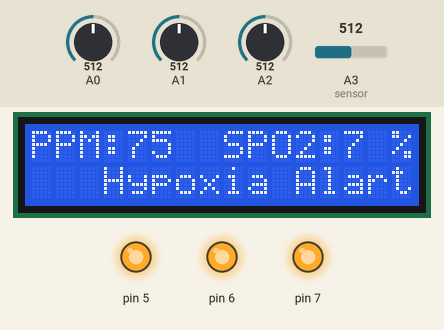
Recording of a sketch running on a simulated Arduino Uno, built with avr-gcc and run on an emulated ATmega328P. Shown: 16×2 character LCD, output pins drawn as LEDs (lit = HIGH). The inputs (shaded band) are chosen by the test bench; at power-on: A1 = 512, A0 = 512, A2 = 512, A3 (sensor) = 512. What the sketch prints to the serial monitor is not drawn.

Above: at 3.2 s.
3.3 s: A1 set to 716
At 4.8 s:
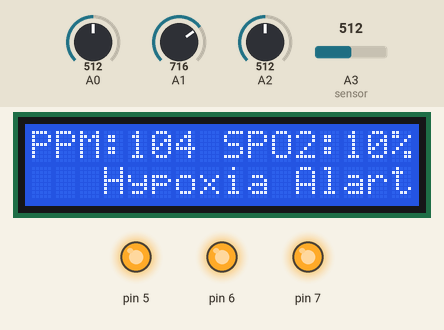
5.8 s: A1 set to 992
At 7.1 s:
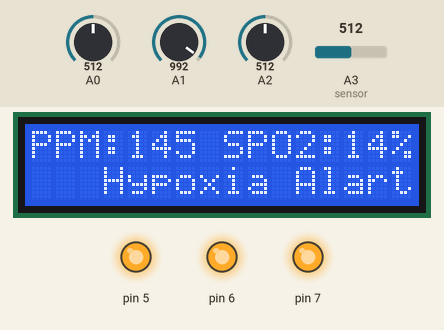
8.2 s: A1 set to 306
At 9.5 s:
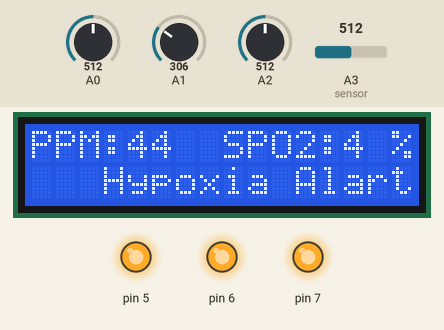
Timing chart, 0 to 11.2 s (numbered marks = the images above; inputs shaded):
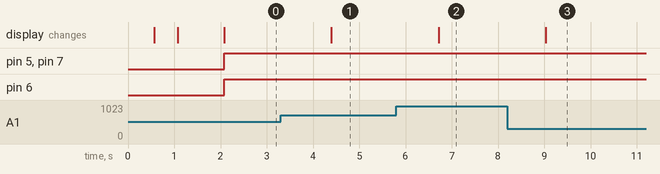

The sketch:

Final_Project_1_2.ino
```cpp
#include <LiquidCrystal.h>
LiquidCrystal lcd(3,4,10,11,12,13);
const int sensor=A3;
int pulse = 0;
int lr = 0;
int li = 0;
void setup() {
  // put your setup code here, to run once:
  pinMode(A0,INPUT);
  pinMode(A1,INPUT);
  pinMode(A2,INPUT);
  pinMode(5,OUTPUT);
  pinMode(6,OUTPUT);
  pinMode(7,OUTPUT);

  lcd.begin(16,2);
  lcd.setCursor(0,0);
  lcd.print("Instrumentation");
  lcd.setCursor(3,1);
  lcd.print("Medic");
  delay(500);
  lcd.clear();
  lcd.setCursor(0,0);
  lcd.print("PulseOximeter");
  lcd.setCursor(0,1);
  lcd.print("Project potato");
  delay(500);
  lcd.clear();
  Serial.begin(9600);
  Serial.println("Tempareture Sensor");
  Serial.println();
  delay(1000);
}

void loop() {
  // put your main code here, to run repeatedly:
  pulse=analogRead(A0);
  lr=analogRead(A1);
  li=analogRead(A2);
  lr=map(lr,0,1023,00,150);
  li=map(lr,0,1023,00,100);
  lcd.clear();
  lcd.setCursor(0,0);
  lcd.print("PPM: ");
  lcd.setCursor(4,0);
  lcd.print(lr);
  lcd.setCursor(8,0);
  lcd.print("SPO2: ");
  lcd.setCursor(13,0);
  lcd.print(li);
  lcd.setCursor(15,0);
  lcd.print("%");
  if(li<90) {
    digitalWrite(7,HIGH);
    digitalWrite(5,HIGH);
    lcd.setCursor(3,1);
    lcd.print("Hypoxia Alart");
  }
  else {
    digitalWrite(7,LOW);
    digitalWrite(5,LOW);
  }
  if(li>=90&&li<=93) {
    digitalWrite(6,HIGH);
    lcd.setCursor(3,1);
    lcd.print("Lucky Day Man");
  }
  else {
    digitalWrite(6,HIGH);
  }
  delay(150);
  int vout=analogRead(sensor);
  vout=(vout*4.88)/10;
  int tempc=vout;
  int tempf=(vout*1.8)+32;
  Serial.print("Temperature in C=");
  Serial.print("\t");
  Serial.print(tempc);
  Serial.print("Temperature in F=");
  Serial.print("\t");
  Serial.print(tempf);
  Serial.println();
  delay(1000);
}
```

Measured:
- after the input at 3.3 s, the display: changes after 1.1 s (image 1)
- after the input at 5.8 s, the display: changes after 0.91 s (image 2)
- after the input at 8.2 s, the display: changes after 0.83 s (image 3)
